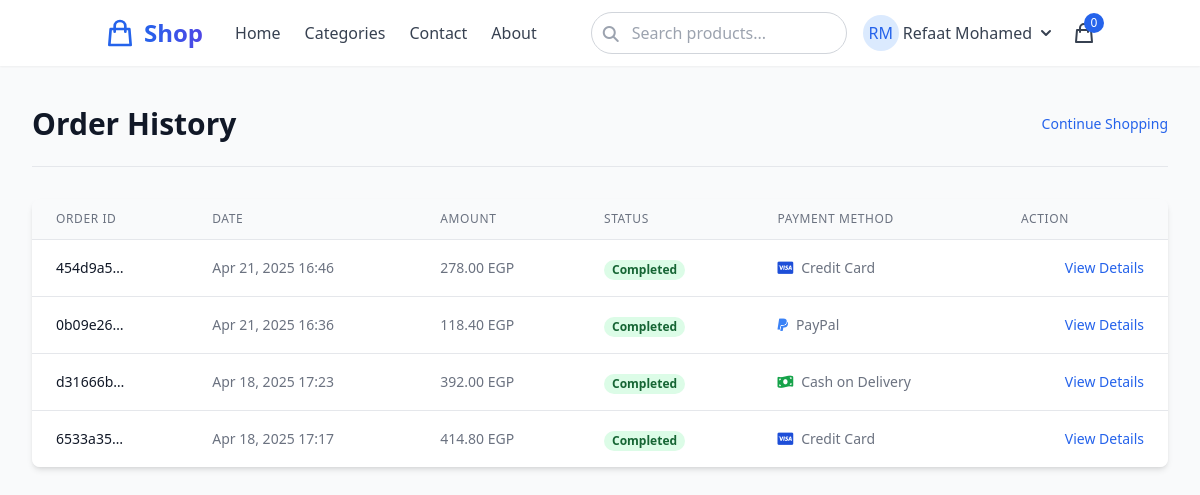
Page /cart/transactions/ (signed in) on the committed database.
### accounts/models.py (models this page shows, shortened)
class User(AbstractUser):
    USER_TYPE_CHOICES = (
        ('admin', 'Admin'),
        ('user', 'Regular User'),
    )
    username = None
    email = models.EmailField(_('email address'), unique=True)
    type = models.CharField(max_length=10, choices=USER_TYPE_CHOICES, default='user')
    USERNAME_FIELD = 'email'
    REQUIRED_FIELDS = []
    objects = UserManager()
    @property
    def is_admin(self):
        return self.type == 'admin'

### cart/models.py (models this page shows, shortened)
class Transaction(models.Model):
    PAYMENT_STATUS_CHOICES = (
        ('pending', 'Pending'),
        ('completed', 'Completed'),
        ('failed', 'Failed'),
        ('refunded', 'Refunded'),
    )
    PAYMENT_METHOD_CHOICES = (
        ('credit_card', 'Credit Card'),
        ('paypal', 'PayPal'),
        ('cash_on_delivery', 'Cash on Delivery'),
    )
    id = models.UUIDField(primary_key=True, default=uuid.uuid4, editable=False)
    user = models.ForeignKey(settings.AUTH_USER_MODEL, on_delete=models.CASCADE, related_name='transactions')
    transaction_date = models.DateTimeField(auto_now_add=True)
    total_amount = models.DecimalField(max_digits=10, decimal_places=2)
    tax_amount = models.DecimalField(max_digits=10, decimal_places=2)
    shipping_amount = models.DecimalField(max_digits=10, decimal_places=2, default=50.00)
    payment_status = models.CharField(max_length=20, choices=PAYMENT_STATUS_CHOICES, default='pending')
    payment_method = models.CharField(max_length=20, choices=PAYMENT_METHOD_CHOICES)
    shipping_address = models.TextField(blank=True, null=True)
    billing_address = models.TextField(blank=True, null=True)
    notes = models.TextField(blank=True, null=True)
    def get_total(self):
        return self.total_amount + self.tax_amount + self.shipping_amount

### cart/views.py (the view)
# urls.py: path('transactions/', views.transaction_history, name='transaction_history'),
@login_required
def transaction_history(request):
    transactions = Transaction.objects.filter(user=request.user).order_by('-transaction_date')
    return render(request, 'cart/transaction_history.html', {'transactions': transactions})

### cart/cart.py (called while the page is built)
    def __len__(self):
        return sum(item['quantity'] for item in self.cart.values())

### cart/context_processors.py (called while the page is built)
def cart_processor(request):
    return {'cart': Cart(request)}

### templates/cart/transaction_history.html (shortened to what this page needs)
{% extends 'base.html' %}
{% block content %}
<div class="bg-gray-50 py-10 min-h-screen">
    <div class="max-w-7xl mx-auto px-4 sm:px-6 lg:px-8">
        <div class="flex items-center justify-between pb-6 border-b border-gray-200">
            <h1 class="text-3xl font-extrabold text-gray-900">Order History</h1>
            <a href="{% url 'products:index' %}" class="text-sm font-medium text-blue-600 hover:text-blue-500">
                Continue Shopping
            </a>
        </div>
        <div class="mt-8">
            {% if transactions %}
                <div class="overflow-hidden shadow-md rounded-lg">
                    <table class="min-w-full divide-y divide-gray-200">
                        <thead class="bg-gray-50">
                            <tr>
                                <th scope="col" class="px-6 py-3 text-left text-xs font-medium text-gray-500 uppercase tracking-wider">
                                    Order ID
                                </th>
                                <th scope="col" class="px-6 py-3 text-left text-xs font-medium text-gray-500 uppercase tracking-wider">
                                    Date
                                </th>
                                <th scope="col" class="px-6 py-3 text-left text-xs font-medium text-gray-500 uppercase tracking-wider">
                                    Amount
                                </th>
                                <th scope="col" class="px-6 py-3 text-left text-xs font-medium text-gray-500 uppercase tracking-wider">
                                    Status
                                </th>
                                <th scope="col" class="px-6 py-3 text-left text-xs font-medium text-gray-500 uppercase tracking-wider">
                                    Payment Method
                                </th>
                                <th scope="col" class="px-6 py-3 text-left text-xs font-medium text-gray-500 uppercase tracking-wider">
                                    Action
                                </th>
                            </tr>
                        </thead>
                        <tbody class="bg-white divide-y divide-gray-200">
                            {% for transaction in transactions %}
                            <tr>
                                <td class="px-6 py-4 whitespace-nowrap text-sm font-medium text-gray-900">
                                    {{ transaction.id|truncatechars:8 }}
                                </td>
                                <td class="px-6 py-4 whitespace-nowrap text-sm text-gray-500">
                                    {{ transaction.transaction_date|date:"M d, Y H:i" }}
                                </td>
                                <td class="px-6 py-4 whitespace-nowrap text-sm text-gray-500">
                                    {{ transaction.get_total }} EGP
                                </td>
                                <td class="px-6 py-4 whitespace-nowrap">
                                    {% if transaction.payment_status == 'completed' %}
                                        <span class="px-2 inline-flex text-xs leading-5 font-semibold rounded-full bg-green-100 text-green-800">
                                            Completed
                                        </span>
                                    {% elif transaction.payment_status == 'pending' %}
                                        <span class="px-2 inline-flex text-xs leading-5 font-semibold rounded-full bg-yellow-100 text-yellow-800">
                                            Pending
                                        </span>
                                    {% elif transaction.payment_status == 'failed' %}
                                        <span class="px-2 inline-flex text-xs leading-5 font-semibold rounded-full bg-red-100 text-red-800">
                                            Failed
                                        </span>
                                    {% else %}
                                        <span class="px-2 inline-flex text-xs leading-5 font-semibold rounded-full bg-blue-100 text-blue-800">
                                            {{ transaction.payment_status|title }}
                                        </span>
                                    {% endif %}
                                </td>
                                <td class="px-6 py-4 whitespace-nowrap text-sm text-gray-500">
                                    {% if transaction.payment_method == 'credit_card' %}
                                        <div class="flex items-center">
                                            <i class="fab fa-cc-visa text-blue-700 mr-2"></i>
                                            Credit Card
                                        </div>
                                    {% elif transaction.payment_method == 'paypal' %}
                                        <div class="flex items-center">
                                            <i class="fab fa-paypal text-blue-500 mr-2"></i>
                                            PayPal
                                        </div>
                                    {% elif transaction.payment_method == 'cash_on_delivery' %}
                                        <div class="flex items-center">
                                            <i class="fas fa-money-bill-wave text-green-600 mr-2"></i>
                                            Cash on Delivery
                                        </div>
                                    {% else %}
                                        {{ transaction.payment_method|title }}
                                    {% endif %}
                                </td>
                                <td class="px-6 py-4 whitespace-nowrap text-right text-sm font-medium">
                                    <a href="{% url 'cart:transaction_detail' transaction.id %}" class="text-blue-600 hover:text-blue-900">
                                        View Details
                                    </a>
                                </td>
                            </tr>
                            {% endfor %}
                        </tbody>
                    </table>
                </div>
            {% endif %}
        </div>
    </div>
</div>
{% endblock %}

### templates/base.html (shortened to what this page needs)
<!DOCTYPE html>
<html lang="en" class="h-full">
<head>
    <script src="https://cdn.tailwindcss.com"></script>
    <link rel="stylesheet" href="https://cdnjs.cloudflare.com/ajax/libs/font-awesome/6.4.0/css/all.min.css">
</head>
<body class="font-sans bg-gray-50 min-h-screen flex flex-col">
    <header class="bg-white shadow-sm sticky top-0 z-50">
        <div x-data="{ mobileMenuOpen: false }">
            <nav class="container mx-auto px-4 py-3">
                <div class="flex justify-between items-center">
                    <div class="flex items-center space-x-8">
                        <a href="/" class="flex items-center space-x-2">
                            <svg xmlns="http://www.w3.org/2000/svg" class="h-8 w-8 text-blue-600" fill="none" viewBox="0 0 24 24" stroke="currentColor">
                                <path stroke-linecap="round" stroke-linejoin="round" stroke-width="2" d="M16 11V7a4 4 0 00-8 0v4M5 9h14l1 12H4L5 9z" />
                            </svg>
                            <span class="text-2xl font-bold bg-gradient-to-r from-blue-600 to-indigo-600 bg-clip-text text-transparent">Shop</span>
                        </a>
                        <div class="hidden md:flex space-x-6 text-gray-700">
                            <a href="{% url 'products:index' %}" class="nav-link hover:text-blue-600 transition-colors duration-300">Home</a>
                            <a href="#" class="nav-link hover:text-blue-600 transition-colors duration-300">Categories</a>
                            <a href="{% url 'contact:contact_us' %}" class="nav-link hover:text-blue-600 transition-colors duration-300">Contact</a>
                            <a href="#" class="nav-link hover:text-blue-600 transition-colors duration-300">About</a>
                        </div>
                    </div>
                    <div class="flex items-center space-x-4">
                        <div class="hidden md:block relative">
                            <input type="text" class="w-64 pl-10 pr-4 py-2 rounded-full border border-gray-300 focus:outline-none focus:ring-2 focus:ring-blue-500 focus:border-transparent" placeholder="Search products...">
                            <div class="absolute left-3 top-2.5 text-gray-400">
                                <i class="fas fa-search"></i>
                            </div>
                        </div>
                        {% if user.is_authenticated %}
                        <div class="relative" x-data="{ open: false }">
                            <button @click="open = !open" class="flex items-center text-gray-700 hover:text-blue-600 focus:outline-none">
                                <div class="h-9 w-9 rounded-full bg-blue-100 flex items-center justify-center text-blue-600 mr-1">
                                    <span class="font-medium">{{ user.first_name|first|default:"U" }}{{ user.last_name|first|default:"" }}</span>
                                </div>
                                <span class="hidden md:inline-block">{{ user.get_full_name|default:user.email|truncatechars:15 }}</span>
                                <svg xmlns="http://www.w3.org/2000/svg" class="h-5 w-5 ml-1" viewBox="0 0 20 20" fill="currentColor">
                                    <path fill-rule="evenodd" d="M5.293 7.293a1 1 0 011.414 0L10 10.586l3.293-3.293a1 1 0 111.414 1.414l-4 4a1 1 0 01-1.414 0l-4-4a1 1 0 010-1.414z" clip-rule="evenodd" />
                                </svg>
                            </button>
                        </div>
                        {% endif %}
                        <a href="{% url 'cart:cart_detail' %}" class="flex items-center text-gray-700 hover:text-blue-600 transition-colors duration-300 relative">
                            <svg xmlns="http://www.w3.org/2000/svg" class="h-6 w-6" fill="none" viewBox="0 0 24 24" stroke="currentColor">
                                <path stroke-linecap="round" stroke-linejoin="round" stroke-width="2" d="M16 11V7a4 4 0 00-8 0v4M5 9h14l1 12H4L5 9z" />
                            </svg>
                            <span class="absolute -top-2 -right-2 bg-blue-600 text-white text-xs rounded-full w-5 h-5 flex items-center justify-center">
                                {{ cart|length }}
                            </span>
                        </a>
                    </div>
                </div>
            </nav>
        </div>
    </header>
    <main class="flex-grow">
        {% block content %}{% endblock %}
    </main>
</body>
</html>

### templates/base.html (style rules this page uses)
body { font-family: 'Poppins', sans-serif; }
.nav-link { position: relative; }
.nav-link::after { content: ''; position: absolute; width: 0; height: 2px; bottom: -4px; left: 0; background-color: currentColor; transition: width 0.3s ease; }

### rows in the picture
User: first_name|first "R", last_name|first "M", get_full_name "Refaat Mohamed"
Transaction: payment_status "Completed", payment_method "credit_card" (drawn)
Transaction: payment_status "Completed", payment_method "paypal" (drawn)
Transaction: payment_status "Completed", payment_method "cash_on_delivery" (drawn)
Transaction: payment_status "Completed", payment_method "credit_card" (drawn)

### other values in the picture
{{ cart|length }} "0"
